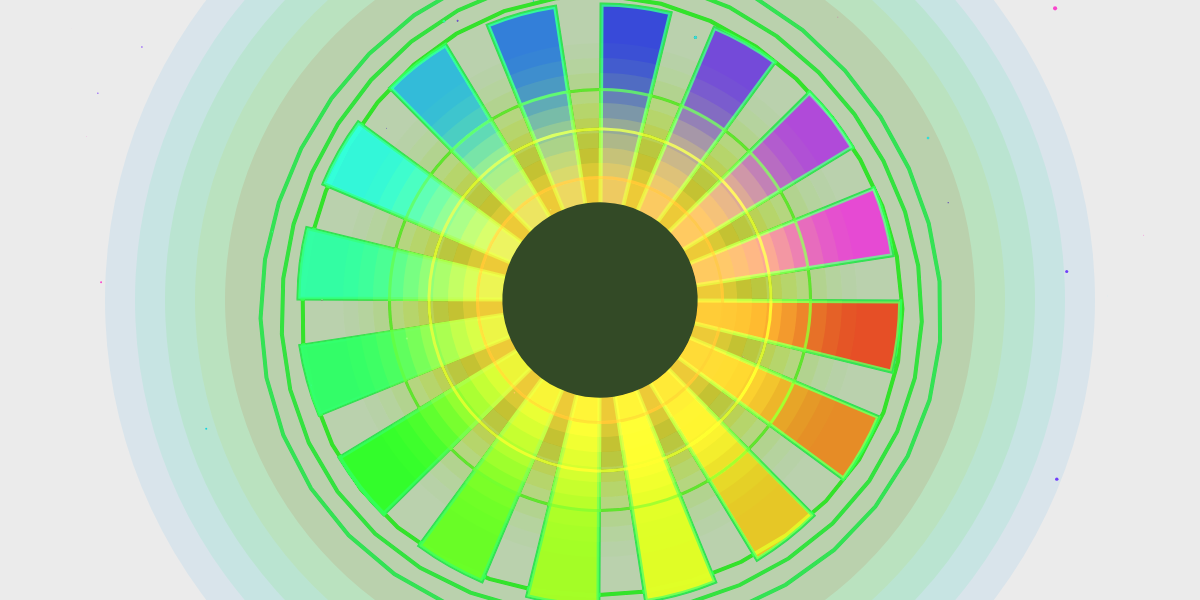
Frame 1 (no input)
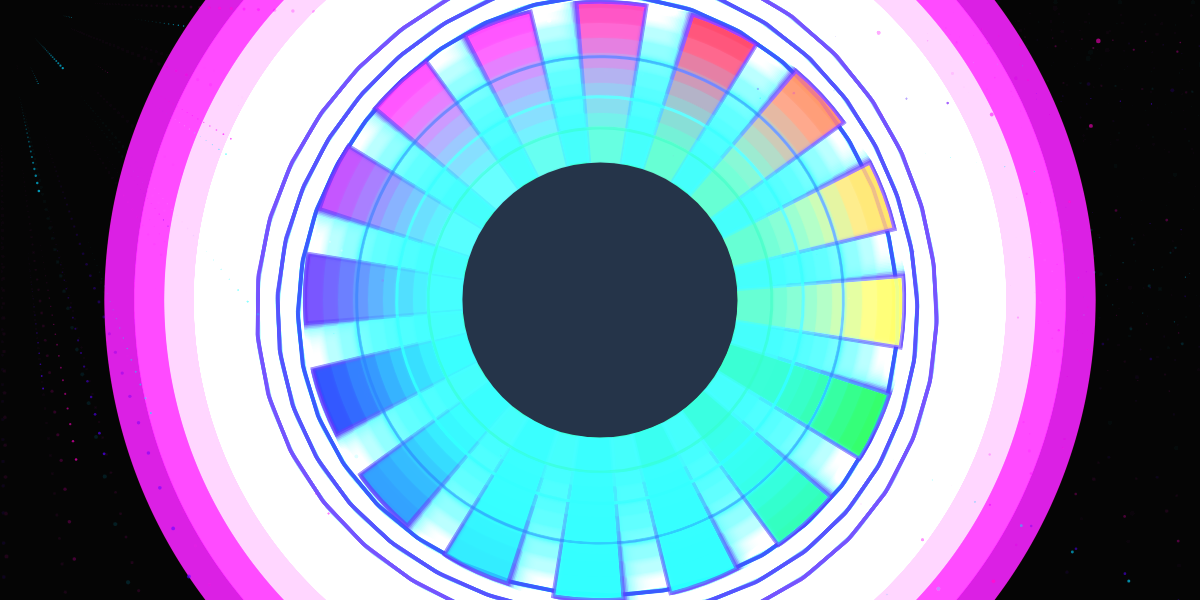
Frame 60 (no input)
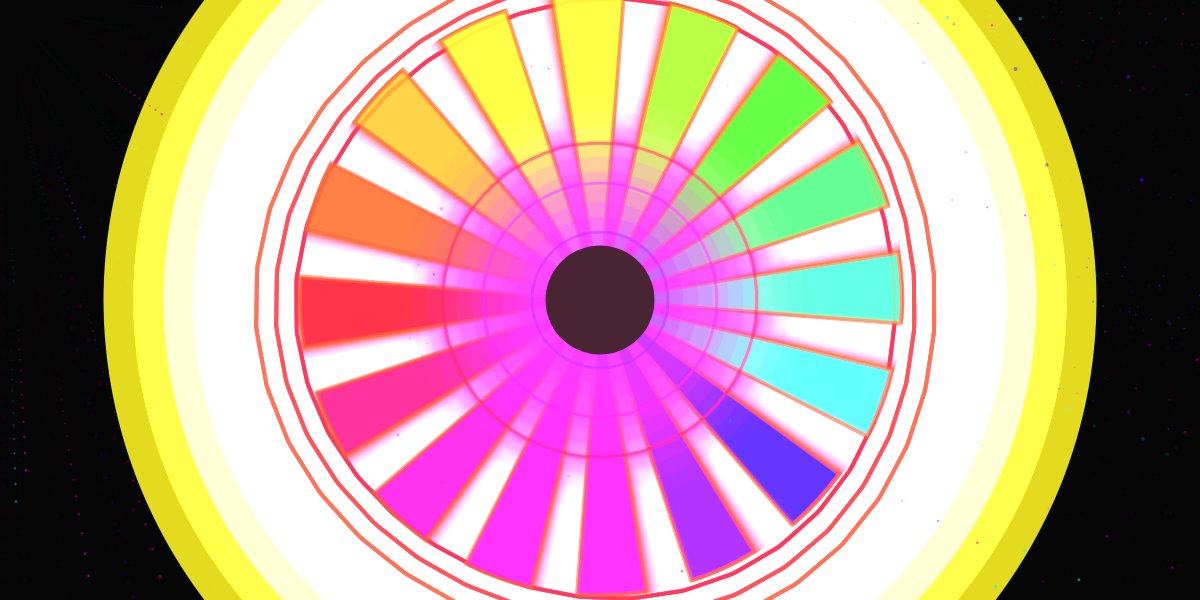
Frame 120 (the mouse pressed at the canvas centre since frame 60)

The p5.js sketch that drew these frames (run headless with seeded random() and noise() and a simulated clock; from frame 60 on, the mouse is pressed at the canvas centre):

// p5.js sketch
// ── sketch.js
// Neon Iris Gate v2 — Detailed Mechanical Aperture
// by Tristan
// Interlocking neon rings that open/close with depth and motion

let particles = [];
let t = 0;

function setup() {
  createCanvas(1200, 600);
  colorMode(HSB);
  angleMode(DEGREES);
  noStroke();

  // starfield / depth particles
  for (let i = 0; i < 400; i++) {
    particles.push({
      x: random(-width, width),
      y: random(-height, height),
      z: random(width),
      hue: random([190, 260, 315])
    });
  }
}

function draw() {
  background(0, 0.08);
  translate(width / 2, height / 2);

  let speed = 25;

  // ✨ background star particles (depth)
  for (let p of particles) {
    p.z -= speed;
    if (p.z < 1) {
      p.z = width;
      p.x = random(-width, width);
      p.y = random(-height, height);
    }
    let sx = map(p.x / p.z, 0, 1, 0, width);
    let sy = map(p.y / p.z, 0, 1, 0, height);
    let size = map(p.z, 0, width, 5, 0);
    fill(p.hue, 100, 100, 0.7);
    ellipse(sx - width / 2, sy - height / 2, size);
  }

  //  Iris parameters
  let openAmount = sin(frameCount * 2) * 0.5 + 0.5; // aperture
  let blades = 16;
  let baseRadius = 300;
  let innerRadius = 60 + openAmount * 120;
  let ringHue = (frameCount * 2) % 360;

  push();
  rotate(frameCount * 0.3);

  //  Outer rotating segmented ring (slow)
  noFill();
  strokeWeight(4);
  for (let r = baseRadius; r < baseRadius + 60; r += 20) {
    let rotOffset = sin(t * 100 + r) * 10;
    stroke((ringHue + r * 0.4) % 360, 100, 100, 0.6);
    beginShape();
    for (let a = 0; a < 360; a += 10) {
      let x = (r + sin(a * 3 + frameCount * 0.5) * 5) * cos(a + rotOffset);
      let y = (r + sin(a * 3 + frameCount * 0.5) * 5) * sin(a + rotOffset);
      vertex(x, y);
    }
    endShape(CLOSE);
  }

  // Mechanical iris blades
  for (let i = 0; i < blades; i++) {
    let startAngle = i * (360 / blades);
    let endAngle = startAngle + (360 / blades) * 0.6;
    let shift = sin(frameCount * 2 + i * 20) * 10;
    let hue = (ringHue + i * 20) % 360;
    fill(hue, 100, 100, 0.7);
    arc(0, 0, baseRadius * 2 + shift, baseRadius * 2 + shift, startAngle, endAngle, PIE);
  }

  // Inner rotating energy rings (parallax illusion)
  strokeWeight(3);
  noFill();
  for (let i = 0; i < 3; i++) {
    let r = innerRadius + i * 40 + sin(frameCount * 3 + i * 60) * 10;
    let hue = (ringHue + i * 60) % 360;
    stroke(hue, 100, 100, 0.5);
    rotate(sin(frameCount * 0.5 + i * 30) * 2);
    ellipse(0, 0, r * 2);
  }

  //  Shading & depth (gives 3D illusion)
  noStroke();
  for (let i = 0; i < 10; i++) {
    let fade = map(i, 0, 10, 0.6, 0);
    fill((ringHue + i * 10) % 360, 90, 100, fade * 0.4);
    ellipse(0, 0, (innerRadius + i * 15) * 2);
  }

  //  Central void (energy hole)
  fill(0, 0, 0, 1);
  ellipse(0, 0, innerRadius * 1.6);

  //  Energy flare and glow
  blendMode(ADD);
  for (let i = 0; i < 5; i++) {
    fill((ringHue + i * 50) % 360, 90, 100, 0.08);
    ellipse(0, 0, baseRadius * 2.5 + i * 60 + sin(t * 8) * 20);
  }
  blendMode(BLEND);
  pop();

  t += 0.01;
}
